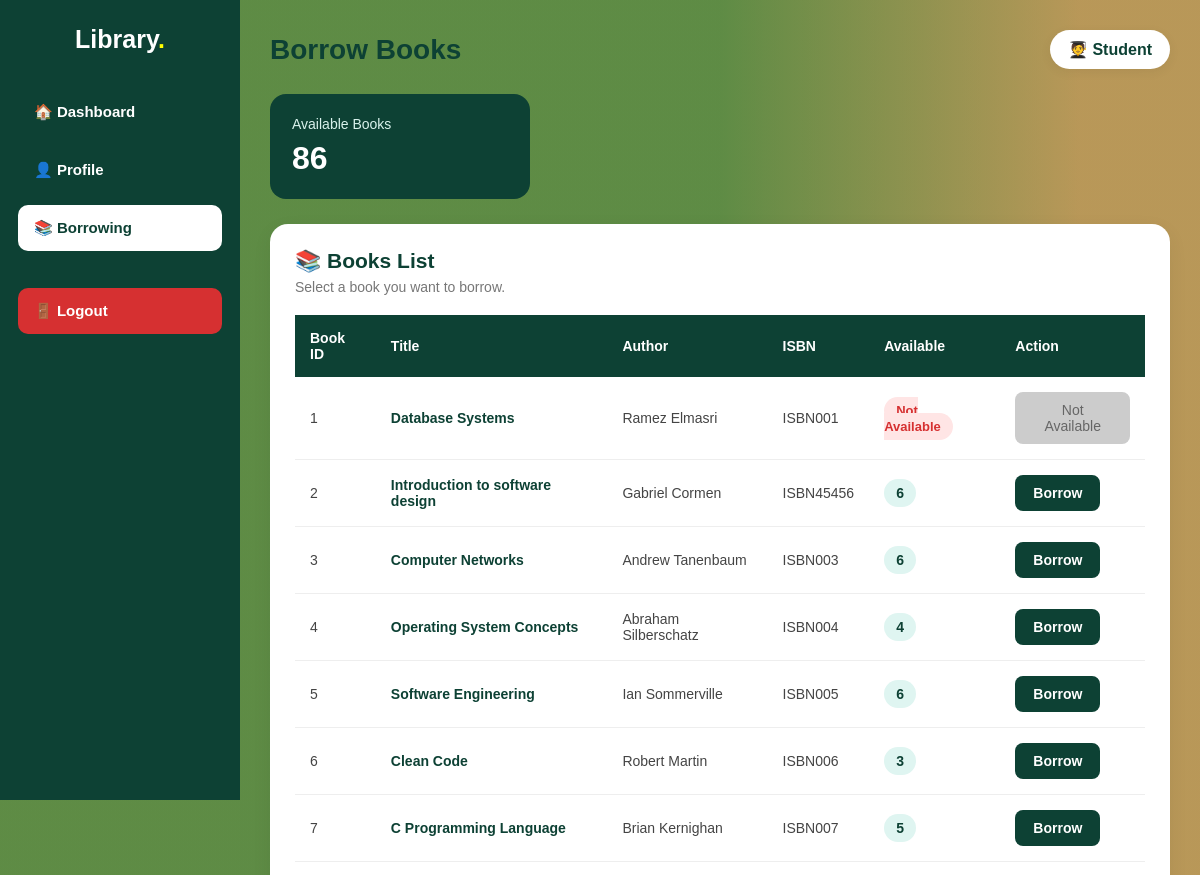
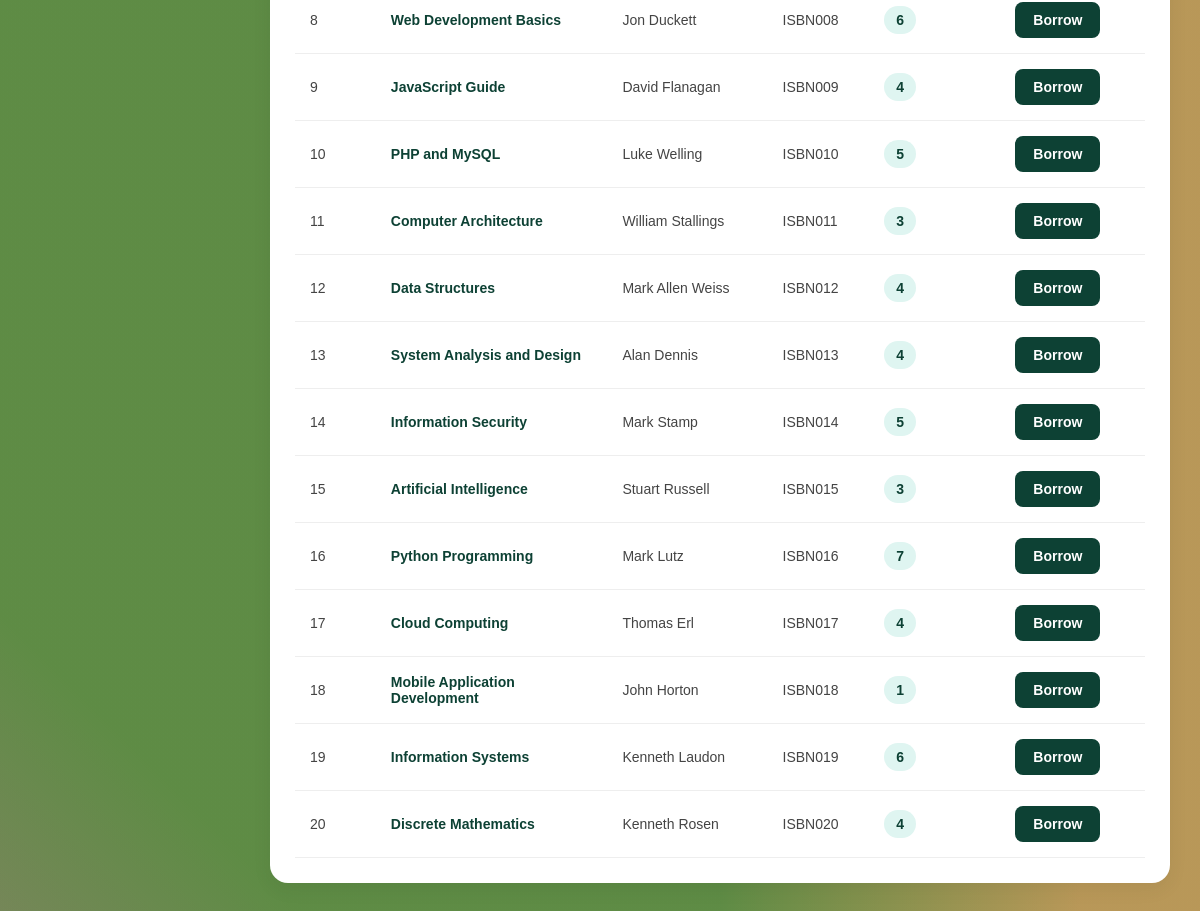
The page /student/borrow.php on the database its author committed (2 pictures, top to bottom).
### tables this page shows
CREATE TABLE `book` (
  `book_id` int(11) NOT NULL,
  `book_name` varchar(150) NOT NULL,
  `author` varchar(100) NOT NULL,
  `created_at` timestamp NOT NULL DEFAULT current_timestamp(),
  `ISBN` varchar(30) NOT NULL,
  `quantity` int(11) NOT NULL DEFAULT 1
);

### student/borrow.php (the view, shortened to what this page needs)
<?php
include('../connection.php');
$sql = "SELECT * FROM book";
$result = mysqli_query($connection, $sql);
$count_sql = "SELECT SUM(quantity) AS total_books FROM book";
$count_result = mysqli_query($connection, $count_sql);
$count = mysqli_fetch_assoc($count_result);
$total_books = $count['total_books'] ?? 0;
?>
<!DOCTYPE html>
<html lang="en">
<head>
</head>
<body>
<div class="sidebar">
    <div class="logo">
        <h2>     Library<span>.</span></h2>
    </div>
    <div class="nav">
        <a href="dashboard.php">   🏠 Dashboard </a>
        <a href="profile.php"> 👤 Profile</a>
        <a  href="borrow.php"class="active">📚 Borrowing </a>
        <a href="exit.php"class="logout">🚪 Logout </a>
    </div>
</div>
<div class="main">
    <div class="top">
        <h1> Borrow Books </h1>
        <div class="student">   🧑‍🎓 Student</div>
    </div>
    <div class="book-count">
        <p>Available Books</p>
        <h2><?php echo $total_books; ?></h2>
    </div>
    <div class="table-card">
        <div class="table-header">
            <h2>    📚 Books List</h2>
            <p>Select a book you want to borrow.  </p>
        </div>
        <div class="table-wrapper">
            <table>
                <thead>
                    <tr>
                        <th>    Book ID</th>
                        <th> Title </th>
                        <th>   Author   </th>
                        <th>ISBN </th>
                        <th>   Available     </th>
                        <th> Action</th>
                    </tr>
                </thead>
                <tbody>
                <?php
                if (mysqli_num_rows($result) > 0) {
                    while ($book = mysqli_fetch_assoc($result)) {
                ?>
                    <tr>
                        <td>
                            <?php
                            echo $book['book_id'];
                            ?>
                        </td>
                        <td class="title">
                            <?php
                            echo $book['book_name'];
                            ?>
                        </td>
                        <td>
                            <?php
                            echo $book['author'];
                            ?>
                        </td>
                        <td>
                            <?php
                            echo $book['ISBN'];
                            ?>
                        </td>
                        <td>
                            <?php
                            if ($book['quantity'] > 0) {
                            ?>
                                <span class="quantity">
                                    <?php
                                    echo $book['quantity'];
                                    ?>
                                </span>
                            <?php
                            } else {
                            ?>
                              <span class="empty">  Not Available </span>
                            <?php
                            }
                            ?>
                        </td>
                        <td>
                            <?php
                            if ($book['quantity'] > 0) {
                            ?>
                                <form action="borrow_request.php"method="POST" >
       <button
     type="submit"  name="borrow" class="borrow-btn" >    Borrow   </button>
      </form>
                            <?php
                            } else {
                            ?>
                                <button class="disabled-btn" disabled> Not Available</button>
                            <?php
                            }
                            ?>
                        </td>
                    </tr>
                <?php
                    }
                }
                ?>
                </tbody>
            </table>
        </div>
    </div>
</div>
</body>
</html>

### student/borrow.php (style rules this page uses)
* { margin: 0; padding: 0; box-sizing: border-box; font-family: Arial, Helvetica, sans-serif; }
body { background: linear-gradient( 45deg, rgba(201, 83, 29, 0.2) 0%, rgba(91, 126, 9, 0.36) 10% ), linear-gradient( 90deg, rgba(14, 92, 24, 0.66) 60%, rgba(223, 93, 33, 0.55) 90% ); color: #0d4134; }
.sidebar { position: fixed; left: 0; top: 0; width: 240px; height: 100vh; background-color: #0d4134; padding: 25px 18px; }
.logo { text-align: center; margin-bottom: 35px; }
.logo h2 { color: white; font-size: 25px; }
.logo span { color: yellow; }
.nav { display: flex; flex-direction: column; gap: 12px; }
.nav a { text-decoration: none; color: white; padding: 14px 16px; border-radius: 10px; font-size: 15px; font-weight: bold; transition: 0.3s; }
.nav a.active { background-color: white; color: #0d4134; }
.nav a.logout { margin-top: 25px; background-color: #d63031; }
.main { margin-left: 240px; padding: 30px; }
.top { display: flex; justify-content: space-between; align-items: center; margin-bottom: 25px; }
.top h1 { font-size: 28px; color: #0d4134; }
.student { background-color: white; padding: 10px 18px; border-radius: 25px; font-weight: bold; box-shadow: 0 3px 12px rgba(0,0,0,0.06); }
.book-count { width: 260px; background-color: #0d4134; color: white; padding: 22px; border-radius: 16px; margin-bottom: 25px; }
.book-count p { color: #d9f2ec; font-size: 14px; margin-bottom: 8px; }
.book-count h2 { font-size: 32px; }
.table-card { background-color: white; padding: 25px; border-radius: 18px; box-shadow: 0 6px 20px rgba(0,0,0,0.06); }
.table-header { margin-bottom: 20px; }
.table-header h2 { font-size: 21px; margin-bottom: 6px; }
.table-header p { color: #777; font-size: 14px; }
.table-wrapper { width: 100%; overflow-x: auto; }
table { width: 100%; min-width: 750px; border-collapse: collapse; }
thead { background-color: #0d4134; }
th { color: white; text-align: left; padding: 15px; font-size: 14px; }
td { padding: 15px; border-bottom: 1px solid #eeeeee; color: #444; font-size: 14px; }
.title { color: #0d4134; font-weight: bold; }
.quantity { background-color: #dff5f1; color: #0d4134; padding: 6px 12px; border-radius: 20px; font-weight: bold; }
.empty { background-color: #ffe5e5; color: #d63031; padding: 6px 12px; border-radius: 20px; font-size: 13px; font-weight: bold; }
.borrow-btn { background-color: #0d4134; color: white; border: none; padding: 10px 18px; border-radius: 8px; cursor: pointer; font-size: 14px; font-weight: bold; }
.disabled-btn { background-color: #cccccc; color: #666; border: none; padding: 10px 18px; border-radius: 8px; font-size: 14px; cursor: not-allowed; }

### rows shown on the page
book: book_id "1", book_name "Database Systems", author "Ramez Elmasri", ISBN "ISBN001", quantity "Not Available"
book: book_id "2", book_name "Introduction to software design", author "Gabriel Cormen", ISBN "ISBN45456", quantity "6"
book: book_id "3", book_name "Computer Networks", author "Andrew Tanenbaum", ISBN "ISBN003", quantity "6"
book: book_id "4", book_name "Operating System Concepts", author "Abraham Silberschatz", ISBN "ISBN004", quantity "4"
book: book_id "5", book_name "Software Engineering", author "Ian Sommerville", ISBN "ISBN005", quantity "6"
book: book_id "6", book_name "Clean Code", author "Robert Martin", ISBN "ISBN006", quantity "3"
book: book_id "7", book_name "C Programming Language", author "Brian Kernighan", ISBN "ISBN007", quantity "5"
book: book_id "8", book_name "Web Development Basics", author "Jon Duckett", ISBN "ISBN008", quantity "6"
book: book_id "9", book_name "JavaScript Guide", author "David Flanagan", ISBN "ISBN009", quantity "4"
book: book_id "10", book_name "PHP and MySQL", author "Luke Welling", ISBN "ISBN010", quantity "5"
book: book_id "11", book_name "Computer Architecture", author "William Stallings", ISBN "ISBN011", quantity "3"
book: book_id "12", book_name "Data Structures", author "Mark Allen Weiss", ISBN "ISBN012", quantity "4"
book: book_id "13", book_name "System Analysis and Design", author "Alan Dennis", ISBN "ISBN013", quantity "4"
book: book_id "14", book_name "Information Security", author "Mark Stamp", ISBN "ISBN014", quantity "5"
book: book_id "15", book_name "Artificial Intelligence", author "Stuart Russell", ISBN "ISBN015", quantity "3"
book: book_id "16", book_name "Python Programming", author "Mark Lutz", ISBN "ISBN016", quantity "7"
book: book_id "17", book_name "Cloud Computing", author "Thomas Erl", ISBN "ISBN017", quantity "4"
book: book_id "18", book_name "Mobile Application Development", author "John Horton", ISBN "ISBN018", quantity "1"
book: book_id "19", book_name "Information Systems", author "Kenneth Laudon", ISBN "ISBN019", quantity "6"
book: book_id "20", book_name "Discrete Mathematics", author "Kenneth Rosen", ISBN "ISBN020", quantity "4"

### other values the page prints
$total_books "86"
